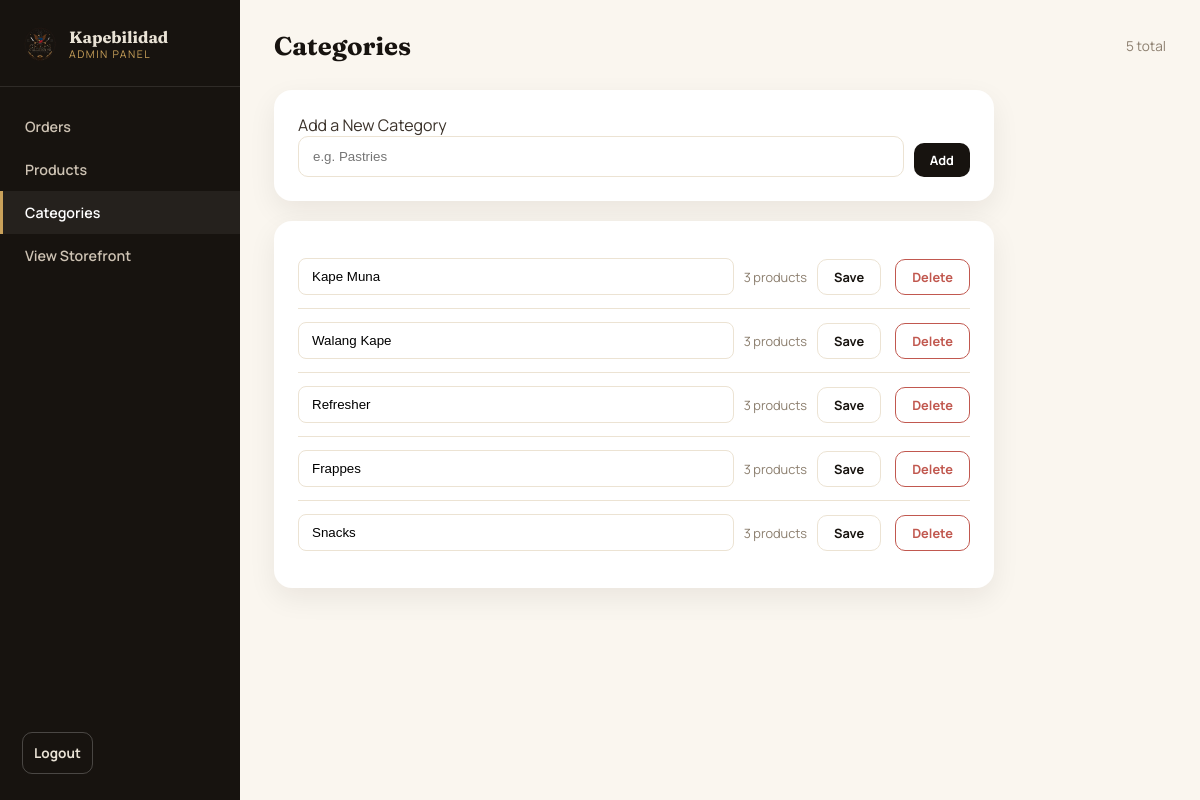
The app's page /admin/categories.php (signed in) with its own data.
### tables this page shows
CREATE TABLE `categories` (
  `id` int(11) NOT NULL,
  `name` varchar(50) NOT NULL,
  `slug` varchar(50) NOT NULL,
  `display_order` int(11) DEFAULT 0,
  `created_at` datetime DEFAULT current_timestamp()
);

### includes/functions.php (called while the page is built, shortened)
<?php
function h(?string $value): string
{
    return htmlspecialchars($value ?? '', ENT_QUOTES, 'UTF-8');
}

### admin/categories.php (the view, shortened to what this page needs)
<?php
require_once __DIR__ . '/../includes/functions.php';
$db = getDB();
$categories = $db->query(
    'SELECT c.*, (SELECT COUNT(*) FROM products p WHERE p.category_id = c.id) AS product_count
     FROM categories c ORDER BY c.display_order ASC, c.id ASC'
)->fetchAll();
require_once __DIR__ . '/includes/admin_header.php';
?>
<div class="admin-topbar">
  <h1>Categories</h1>
  <div class="welcome"><?= count($categories) ?> total</div>
</div>
<div class="category-manage-card" style="max-width:720px;">
  <form method="POST" action="categories.php" style="display:flex; gap:10px; align-items:flex-end;">
    <div class="form-group" style="flex:1; margin-bottom:0;">
      <label for="newCategoryName">Add a New Category</label>
      <input type="text" id="newCategoryName" name="name" placeholder="e.g. Pastries" maxlength="50" required style="width:100%; padding:12px 14px; border:1.5px solid var(--line); border-radius:10px;">
    </div>
    <button type="submit" class="pill-btn">Add</button>
  </form>
</div>
<div class="category-manage-card" style="max-width:720px;">
  <?php foreach ($categories as $category): ?>
    <div class="category-manage-row">
      <form method="POST" action="categories.php" style="display:flex; gap:10px; align-items:center; flex:1;">
        <input type="text" name="name" value="<?= h($category['name']) ?>" maxlength="50" style="flex:1; padding:10px 13px; border:1.5px solid var(--line); border-radius:8px;">
        <span class="category-manage-count"><?= (int)$category['product_count'] ?> products</span>
        <button type="submit" class="pill-btn ghost">Save</button>
      </form>
      <form method="POST" action="categories.php" onsubmit="return confirm('Delete this category? All products inside it will be deleted too.');">
        <button type="submit" class="pill-btn danger">Delete</button>
      </form>
    </div>
  <?php endforeach; ?>
</div>
<?php require_once __DIR__ . '/includes/admin_footer.php'; ?>

### assets/css/admin.css (style rules this page uses)
:root { --ink: #17130f; --ink-soft: #3a3129; --cream: #faf6ef; --card: #ffffff; --gold: #c9a15a; --gold-deep: #a97f3d; --gold-soft: #f3e6cd; --line: #ece3d3; --muted: #8c7f6f; --radius-sm: 10px; --radius-md: 18px; --shadow: 0 10px 28px rgba(23,19,15,0.07); --ease: cubic-bezier(0.22, 1, 0.36, 1); }
* { box-sizing: border-box; }
body { margin: 0; font-family: 'Manrope', 'Segoe UI', system-ui, sans-serif; background: var(--cream); color: var(--ink-soft); }
button { font-family: inherit; cursor: pointer; }
h1, h2, h3, h4 { font-family: 'Fraunces', Georgia, serif; color: var(--ink); margin: 0; }
.admin-topbar { display: flex; align-items: center; justify-content: space-between; margin-bottom: 28px; flex-wrap: wrap; gap: 12px; }
.admin-topbar h1 { font-size: 1.6rem; }
.admin-topbar .welcome { font-size: 0.85rem; color: var(--muted); }
.pill-btn { background: var(--ink); color: #fff; border: none; padding: 8px 16px; border-radius: var(--radius-sm); font-size: 0.8rem; font-weight: 700; transition: all 0.2s var(--ease); display: inline-flex; align-items: center; gap: 6px; }
.pill-btn.danger { background: transparent; border: 1.5px solid #c1584f; color: #c1584f; }
.pill-btn.ghost { background: transparent; border: 1.5px solid var(--line); color: var(--ink); }
.category-manage-card { background: var(--card); border-radius: var(--radius-md); box-shadow: var(--shadow); padding: 24px; margin-bottom: 20px; }
.category-manage-row { display: flex; align-items: center; justify-content: space-between; gap: 14px; padding: 13px 0; border-bottom: 1px solid var(--line); }
.category-manage-row:last-child { border-bottom: none; }
.category-manage-count { font-size: 0.8rem; color: var(--muted); }

### records on screen
categories: name "Kape Muna", product_count "3"
categories: name "Walang Kape", product_count "3"
categories: name "Refresher", product_count "3"
categories: name "Frappes", product_count "3"
categories: name "Snacks", product_count "3"

### other values on screen
count($categories) "5"
